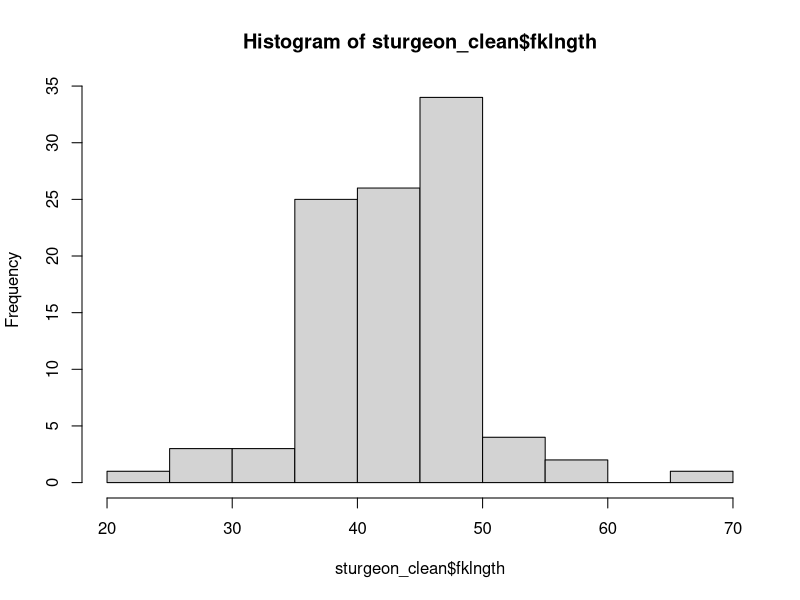
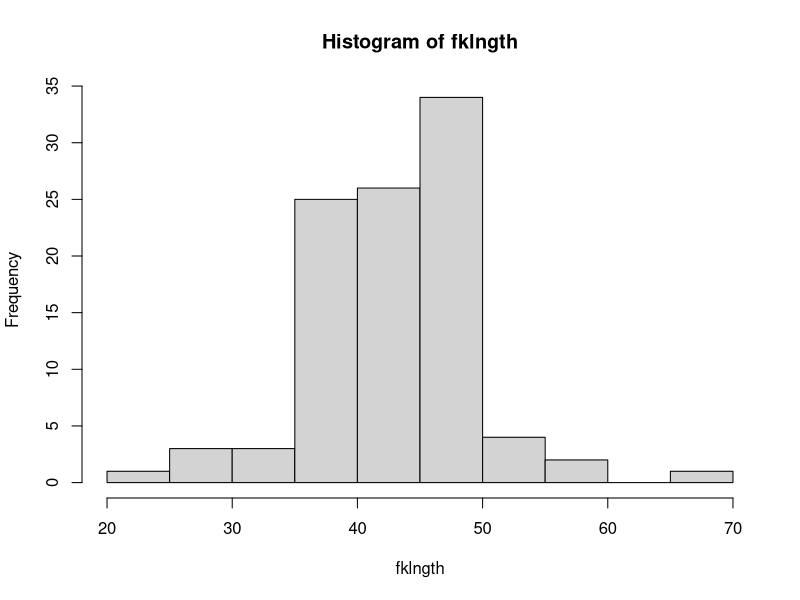
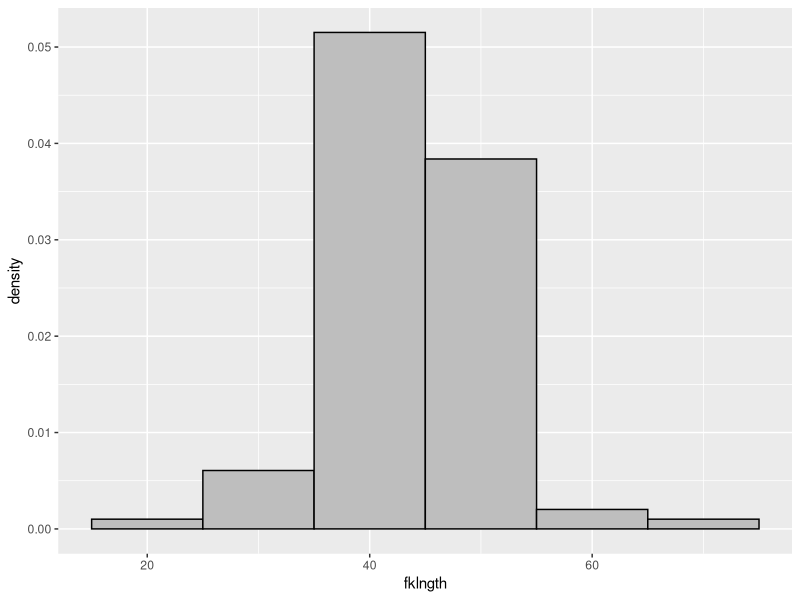
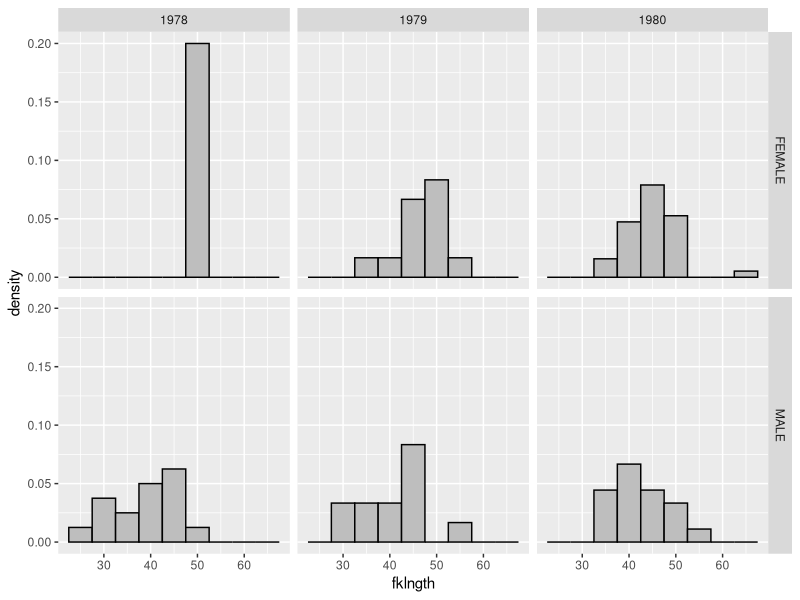
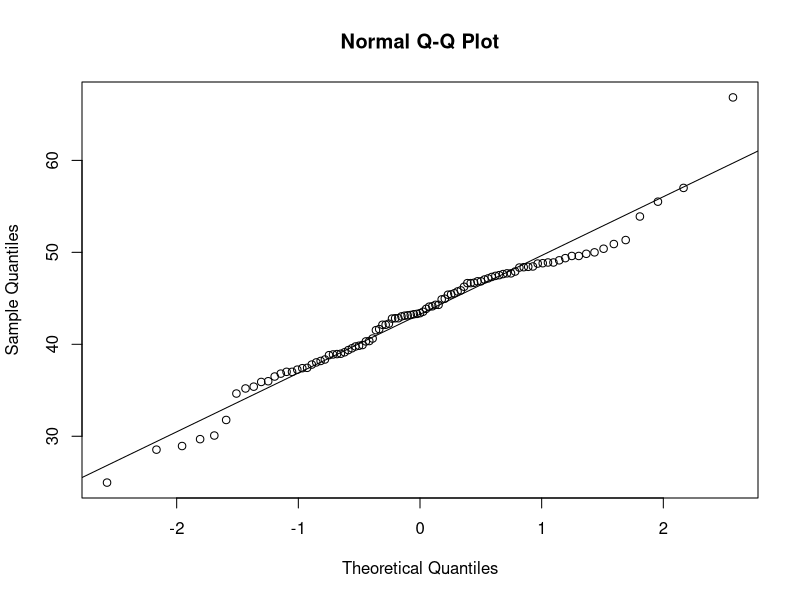
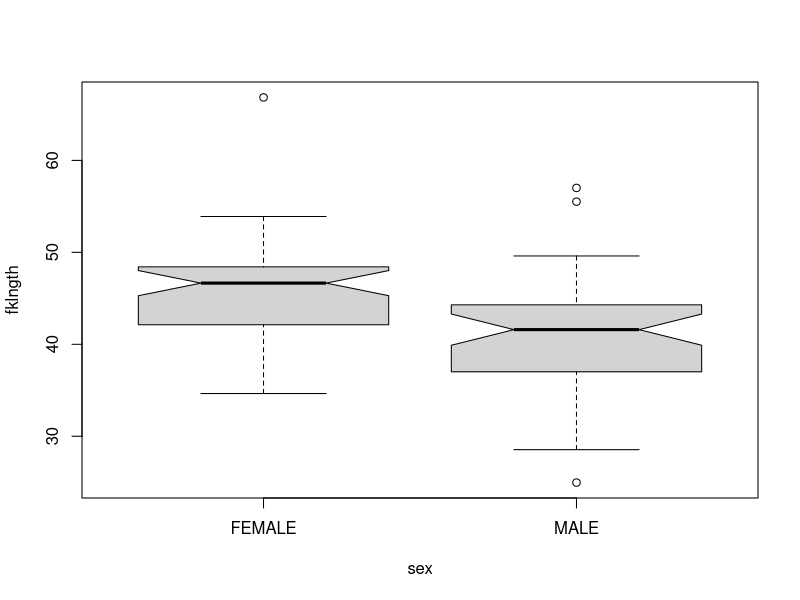
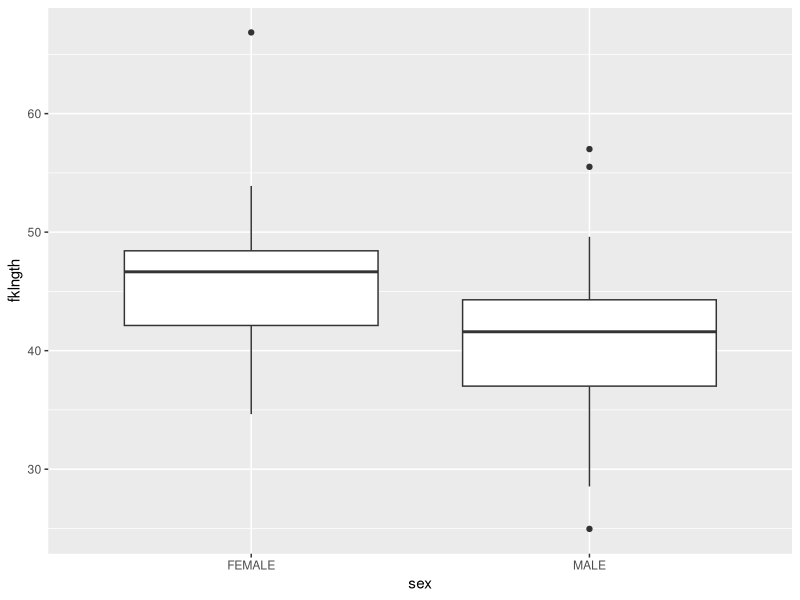
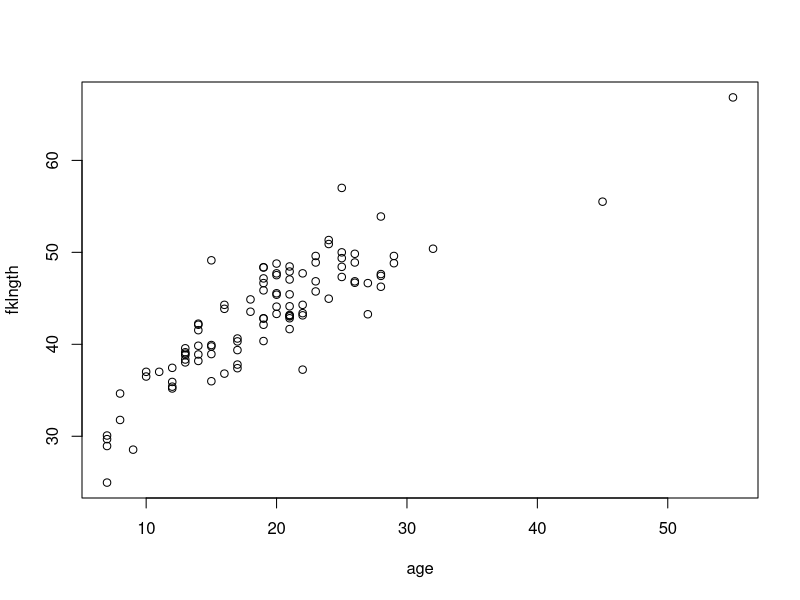

These figures' R source, in order: (Note: this script raises an error after producing the figures.)
#############################################################
# Exercise 1 - Introduction to R 
# By: Kristin Eccles
# Written in R 3.5.0

#############################################################
# Load Libraries
# Requires athe ggplot2 package that is not part of base installation
# To install the package, uncomment the following line
# install.packages("ggplot2", dependencies=TRUE)
library(ggplot2)

# Load data
sturgeon= read.csv("sturgeon.csv")

#############################################################
# Check to see if we have emissing data
is.na(sturgeon)

# Summarize the contents of the sturgeon dataframe
summary(sturgeon)
# you will also see missing data in this summary 

# Clean the data (if necessary)
# create new dataset without missing data 
sturgeon_clean=na.omit(sturgeon)

#############################################################
# Visualize the data 
# Make a histogram of the variable fklngth in the sturgeon
# this uses the base R plotting 
hist(sturgeon_clean$fklngth)

# Make variables in the sturgeon data.frame directly callable by attaching
attach(sturgeon_clean)

# Redo the same histogram as before
ls()
hist(fklngth)

# use "sturgeon" dataframe to make plot called mygraph
# and define x axis as representing fklngth

plot1 <- ggplot(sturgeon_clean) +
  geom_histogram(aes(x = fklngth, y = ..density..),
                 binwidth = 10, fill = "grey", color = "black")
plot1
# Try changing the binwidth- what happens?

# Data distribution fklngth by subsets of sex and year
# split previous graph per year (rows) and sex (columns)
plot2 <- ggplot(sturgeon_clean) +
  geom_histogram(aes(x = fklngth, y = ..density..),
                 binwidth = 5, fill = "grey", color = "black")+
  facet_grid(sex ~ year)
plot2

# QQ plot de fklngth
qqnorm(fklngth)
qqline(fklngth)
# Are there outliers?

# Wilks-Shapiro test of normality on fklngth
shapiro.test(fklngth)

# Boxplot of fklngth by sex, with whiskers
# base graphics
boxplot(fklngth ~ sex, notch = TRUE)

#ggplot2 version
plot3<-ggplot(sturgeon_clean, aes(x=sex, y=fklngth))
plot3+ geom_boxplot()

# Scatterplot of fklngth as a function of age
# base graphics
plot(fklngth ~ age)

#ggplot2 version
plot4<-ggplot(sturgeon_clean, aes(x=age, y=fklngth))
plot4+ geom_point()

# Matrix of scatterplots of all pairs of variables in dataframe sturgeon, with lowess trace
pairs(sturgeon, panel = panel.smooth)

# Create a subset with only females captured in 1978
sturgeon.female.1978 <- subset(sturgeon_clean, sex == "FEMALE" &
                                 year == "1978")

# Create a histogram of fklngth from a subset for females in 1979 and 1980
mysubset = subset(sturgeon_clean, sex == "FEMALE" & (year == "1979" | year == "1980"))
hist(mysubset$fklngth)

